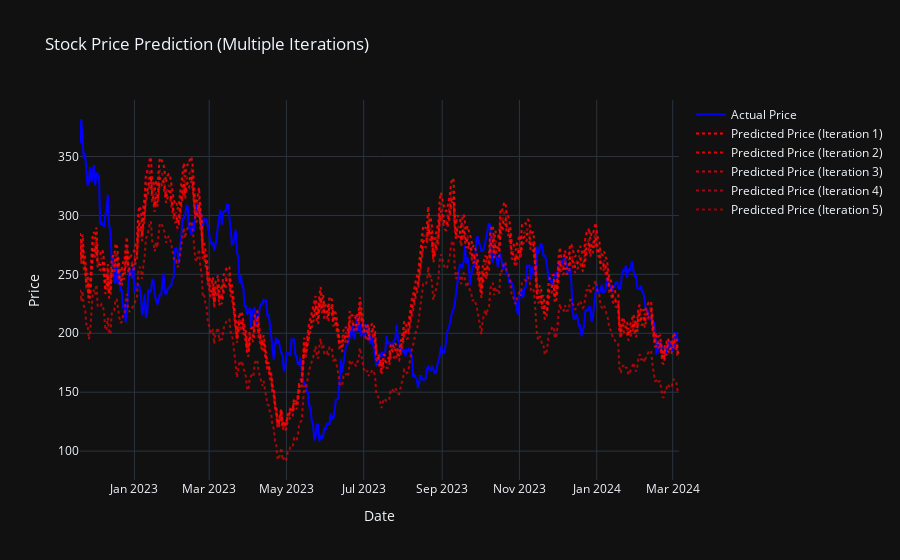

Notebook code cell kept with this figure:
### Code cell
# Creating traces for the actual and predicted stock prices
trace_actual = go.Scatter(
    x=dates,
    y=data['Close'].iloc[train_len:].values,
    mode='lines',
    name='Actual Price',
    line=dict(color='blue', width=2)
)

traces_predicted = []
for i, preds in enumerate(model_predictions):
    trace_predicted = go.Scatter(
        x=dates,
        y=preds,
        mode='lines',
        name=f'Predicted Price (Iteration {i+1})',
        line=dict(color=f'rgba(255, 0, 0, {1 - i*0.12})', dash='dot', width=2)  # Adjust opacity for clarity
    )
    traces_predicted.append(trace_predicted)

# Create the layout and figure
layout = go.Layout(
    title='Stock Price Prediction (During Test Period)',
    xaxis=dict(title='Date'),
    yaxis=dict(title='Price'),
    template='plotly_dark'
)

fig = go.Figure(data=[trace_actual] + traces_predicted, layout=layout)
fig.show()

### Figure 1 — Plotly figure (JSON) as saved in the notebook; plotly's stock layout.template omitted (floating-point values rounded to 4 significant figures; data arrays with more than 128 entries replaced by an {"elided": "..."} marker saying what was removed)
{"data": [{"line": {"color": "blue", "width": 2}, "mode": "lines", "name": "Actual Price", "type": "scatter", "x": {"elided": "474 str values"}, "y": {"elided": "504 float values"}}, {"line": {"color": "rgba(255, 0, 0, 1.0)", "dash": "dot", "width": 2}, "mode": "lines", "name": "Predicted Price (Iteration 1)", "type": "scatter", "x": {"elided": "474 str values"}, "y": {"elided": "474 float values"}}, {"line": {"color": "rgba(255, 0, 0, 0.88)", "dash": "dot", "width": 2}, "mode": "lines", "name": "Predicted Price (Iteration 2)", "type": "scatter", "x": {"elided": "474 str values"}, "y": {"elided": "474 float values"}}, {"line": {"color": "rgba(255, 0, 0, 0.76)", "dash": "dot", "width": 2}, "mode": "lines", "name": "Predicted Price (Iteration 3)", "type": "scatter", "x": {"elided": "474 str values"}, "y": {"elided": "474 float values"}}, {"line": {"color": "rgba(255, 0, 0, 0.64)", "dash": "dot", "width": 2}, "mode": "lines", "name": "Predicted Price (Iteration 4)", "type": "scatter", "x": {"elided": "474 str values"}, "y": {"elided": "474 float values"}}, {"line": {"color": "rgba(255, 0, 0, 0.52)", "dash": "dot", "width": 2}, "mode": "lines", "name": "Predicted Price (Iteration 5)", "type": "scatter", "x": {"elided": "474 str values"}, "y": {"elided": "474 float values"}}], "layout": {"title": {"text": "Stock Price Prediction (Multiple Iterations)"}, "xaxis": {"title": {"text": "Date"}}, "yaxis": {"title": {"text": "Price"}}}}
